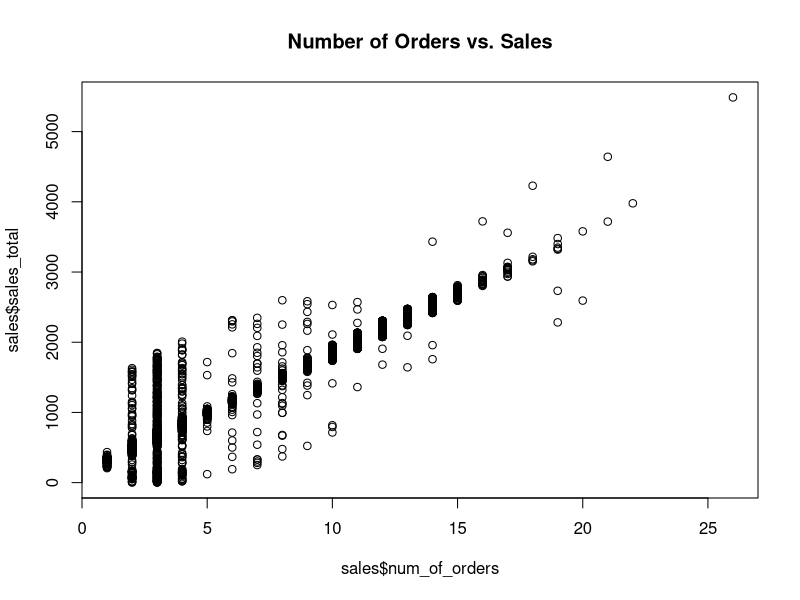
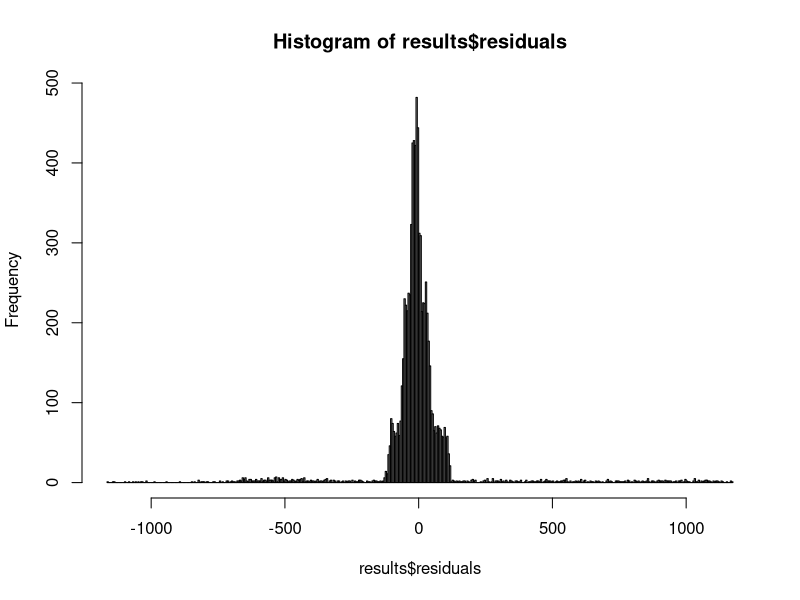

The R script that drew these images, in order:
# show the current working directory
getwd()

# change the following line for your setup
# setwd("Identities/takiszourntos/teaching/lambton/2021/winter/cbd2204_3/week_2/workspace/")

# import a CSV file of the total annual sales for each customer
#sales <- read.csv("Identities/takiszourntos/teaching/lambton/2021/winter/cbd2204_3/week_2/workspace/yearly_sales.csv", sep="");
sales <- read.csv("yearly_sales.csv", sep="");


# examine the imported dataset
head(sales)
summary(sales)

# plot num_of_orders vs. sales
plot(sales$num_of_orders, sales$sales_total, main="Number of Orders vs. Sales")

# perform a statistical analysis (fit a linear regression model)
results <- lm(sales$sales_total ~ sales$num_of_orders)
summary(results)

# perform some diagnostics on the fitted model
# plot histogram of the residuals
hist(results$residuals, breaks = 800)
